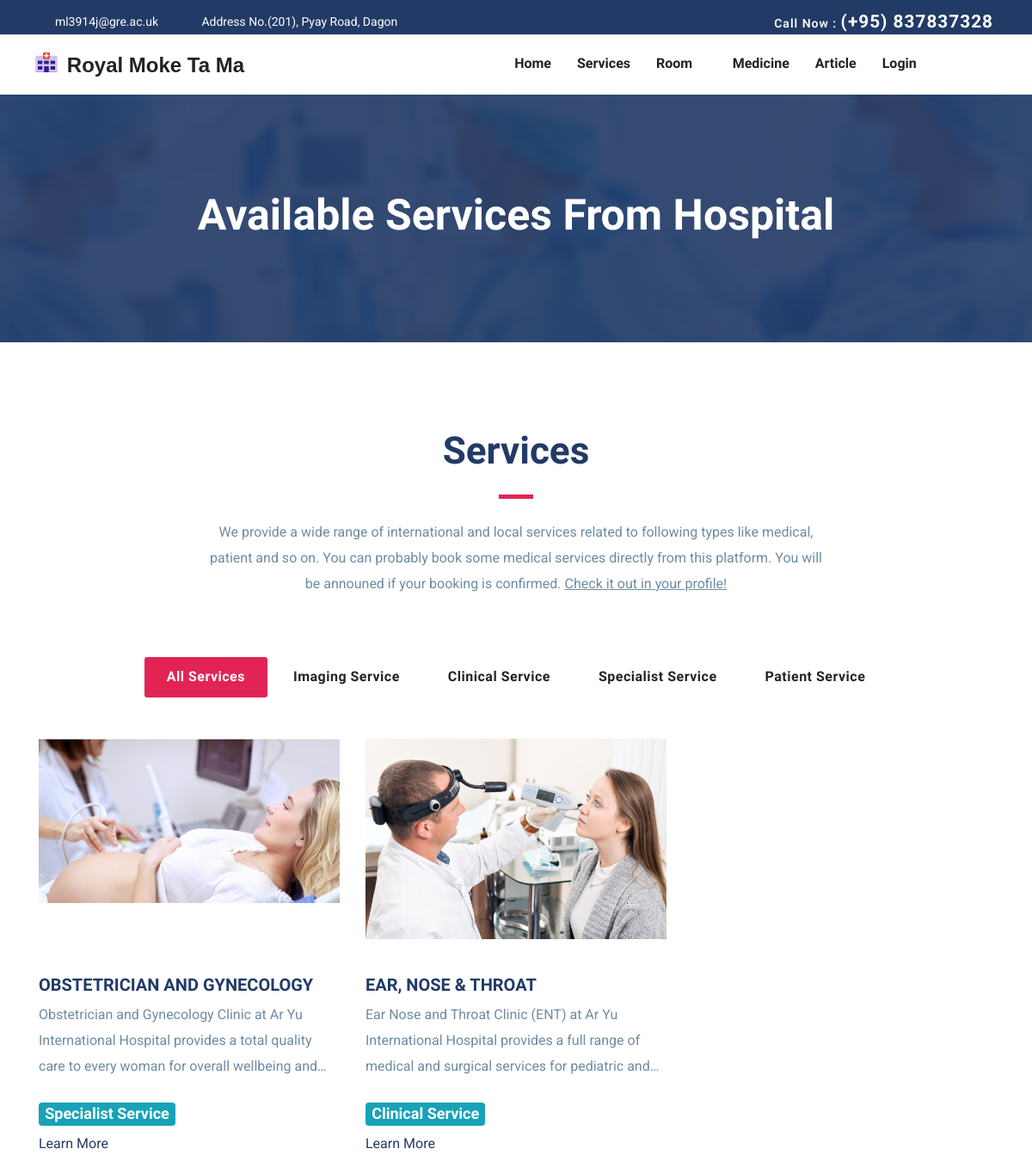
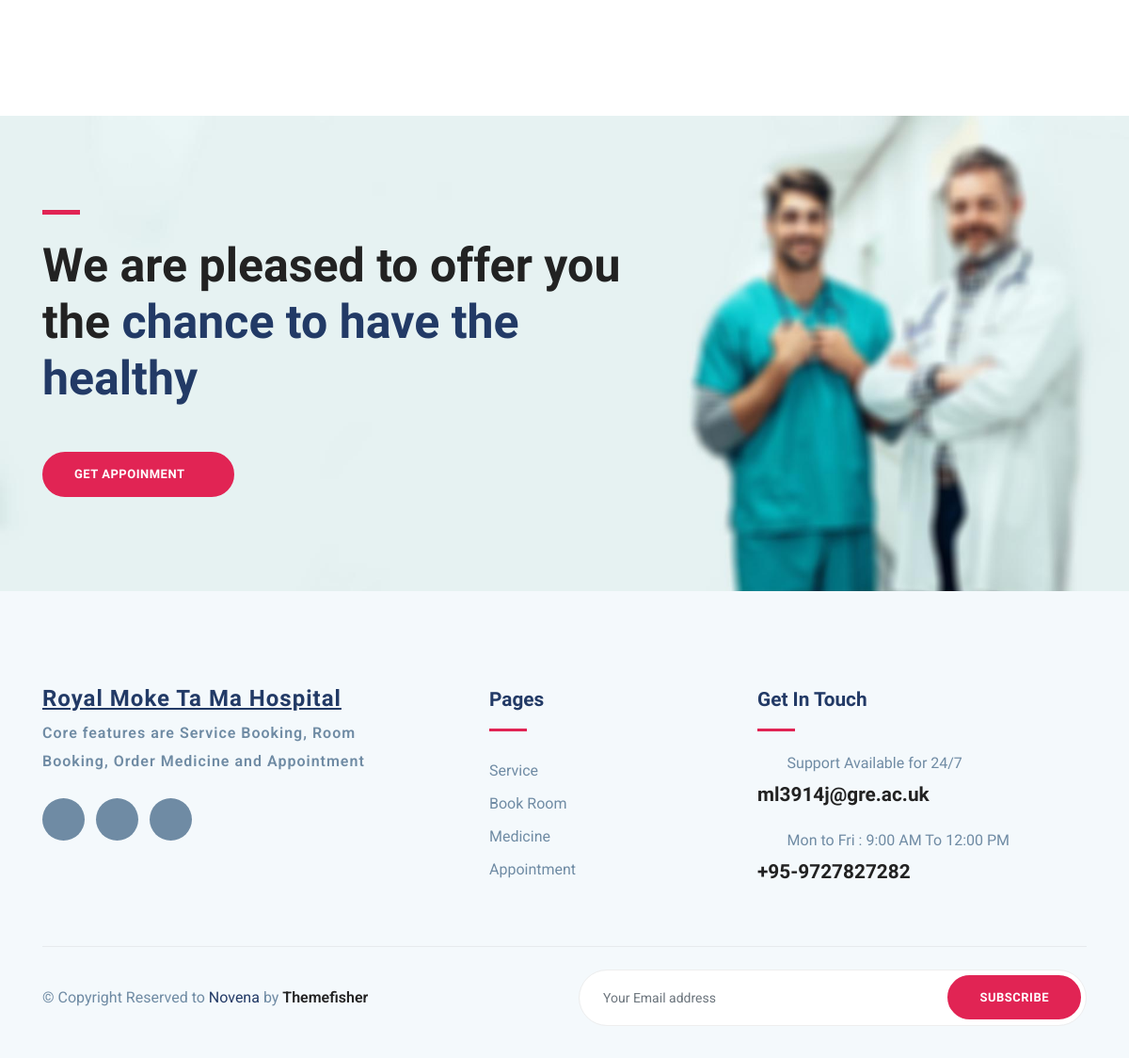
The app's page /service.php with its own data (2 pictures, top to bottom).
### tables this page shows
CREATE TABLE `servicetype` (
  `stId` int NOT NULL,
  `stServicetype` varchar(30) NOT NULL,
  `stDescription` text
);

CREATE TABLE `service` (
  `serviceId` int NOT NULL,
  `serviceName` varchar(100) NOT NULL,
  `serviceDescription` text NOT NULL,
  `serviceImg` varchar(70) NOT NULL,
  `sec1` varchar(100) DEFAULT NULL,
  `sec1Desp` text,
  `sec2` varchar(100) DEFAULT NULL,
  `sec2Desp` text,
  `sec3` varchar(100) DEFAULT NULL,
  `sec3Desp` text,
  `bookable` tinyint(1) DEFAULT NULL,
  `cost` int DEFAULT NULL,
  `stId` int NOT NULL
);

### service.php (the view, shortened to what this page needs)
<?php
include("header.php");
include("connect.php");
?>
<section class="page-title bg-1" id="site-start-section">
    <div class="container">
        <div class="row">
            <div class="col-md-12">
                <div class="block text-center">
                    <h1 class="text-capitalize mb-5 text-lg">Available Services from hospital</h1>
                </div>
            </div>
        </div>
    </div>
</section>
<section class="section doctors">
    <div class="container">
        <div class="row justify-content-center">
            <div class="col-lg-8 text-center">
                <div class="section-title">
                    <h2>Services</h2>
                    <div class="divider mx-auto my-4"></div>
                    <p>We provide a wide range of international and local services related to following types like medical, patient and so on. You can probably book some medical services directly from this platform. You will be announed if your booking is confirmed. <u>Check it out in your profile!</u></p>
                </div>
            </div>
        </div>
        <div class="col-12 text-center  mb-5">
            <div class="btn-group btn-group-toggle " data-toggle="buttons">
                <label class="btn active ">
                    <input type="radio" name="shuffle-filter" value="all" checked="checked" />All Services
                </label>
                <?php
                $selectst = "SELECT * from servicetype";
                $runselectst = $connection->query($selectst);
                $dataofst = $runselectst->fetch_all(MYSQLI_ASSOC);
                foreach ($dataofst as $dataone) {
                    $servicetypeid = $dataone['stId'];
                    $servicetype = $dataone['stServicetype'];
                    echo "<label class='btn'>";
                    echo "<input type='radio' name='shuffle-filter' value='$servicetypeid' />$servicetype";
                    echo "</label>";
                }
                ?>
            </div>
        </div>
        <div class="row shuffle-wrapper">
            <?php
            $select = "SELECT s.*,st.* from service s,servicetype st where s.stId=st.stId";
            $runselect = $connection->query($select);
            $countofservice = $runselect->num_rows;
            if ($countofservice > 0) {
                $dataofservice = $runselect->fetch_all(MYSQLI_ASSOC);
                foreach ($dataofservice as $dataeachservice) {
                    $servicetypeId = $dataeachservice['stId'];
                    $serviceImg = $dataeachservice['serviceImg'];
                    $serviceTitle = $dataeachservice['serviceName'];
                    $serviceDesp = $dataeachservice['serviceDescription'];
                    $servicetype = $dataeachservice['stServicetype'];
                    $serviceIdToDetail = $dataeachservice['serviceId'];
                    echo "
                    <div class='col-lg-4 col-md-6 mb-4 shuffle-item space_left' data-groups='[&quot;$servicetypeId&quot;]'>
                    <div class='department-block mb-5 mb-lg-0 clearfix'>
                        <div alt='' style='width:100%; height:250px; background-image:url(admin/$serviceImg); background-size:contain; background-repeat:no-repeat;'></div>
                        <div class='content'>
                            <h5 class='mt-4 mb-2 title-color'>$serviceTitle</h5>
                            <p class='mb-4 makeline'>$serviceDesp</p>
                            <h3><span class='badge badge-info'>$servicetype</span></h3>
                            <a href='servicedetail.php?serviceIdToDetail=$serviceIdToDetail' class='read-more'>Learn More <i class='icofont-simple-right ml-2'></i></a>
                        </div>
                    </div>
                    </div><br>
                    ";
                }
            }
            ?>
        </div>
    </div>
</section>
<section class="section cta-page">
    <div class="container">
        <div class="row">
            <div class="col-lg-7">
                <div class="cta-content">
                    <div class="divider mb-4"></div>
                    <h2 class="mb-5 text-lg">We are pleased to offer you the <span class="title-color">chance to have the healthy</span></h2>
                    <a href="appoinment.html" class="btn btn-main-2 btn-round-full">Get appoinment<i class="icofont-simple-right  ml-2"></i></a>
                </div>
            </div>
        </div>
    </div>
</section>
<?php
include("footer.php");
?>

### css/style.css (style rules this page uses)
html { overflow-x: hidden; }
body { line-height: 1.6; font-family: "Roboto", sans-serif; -webkit-font-smoothing: antialiased; font-size: 16px; color: #6F8BA4; font-weight: 400; }
h1, .h1, h2, .h2, h3, .h3, h4, .h4, h5, .h5, h6, .h6 { font-family: "Exo", sans-serif; font-weight: 700; color: #222; }
h1, .h1 { font-size: 2.5rem; }
h2, .h2 { font-size: 44px; }
h3, .h3 { font-size: 1.5rem; }
h5, .h5 { font-size: 1.25rem; }
p { line-height: 30px; }
.btn { display: inline-block; font-size: 14px; font-size: 0.8125rem; font-weight: 700; letter-spacing: .5px; padding: .75rem 2rem; font-family: "Exo", sans-serif; text-transform: uppercase; border-radius: 5px; border: 2px solid transparent; transition: all .35s ease; }
.btn-main-2 { background: #e12454; color: #fff; border-color: #e12454; }
.btn-round-full { border-radius: 50px; }
.section { padding: 100px 0; }
.text-lg { font-size: 3.75rem; }
a { color: #222; text-decoration: none; transition: all .35s ease; }
.page-title { padding: 120px 0px 70px 0px; position: relative; }
.page-title .block h1 { color: #fff; }
.title-color { color: #223a66; }
.section-title { margin-bottom: 70px; }
.section-title h2 { color: #223a66; }
.text-lg { font-size: 50px; }
.bg-1 { background: url("../images/bg/22.jpg") no-repeat 50% 50%; background-size: cover; position: relative; }
.divider { width: 40px; height: 5px; background: #e12454; }
.doctors .btn-group .btn { border-radius: 0px; margin: 0px 2px; text-transform: capitalize; font-size: 16px; padding: .6rem 1.5rem; cursor: pointer; }
.doctors .btn-group .btn.active { box-shadow: none !important; border-color: transparent; background: #e12454; color: #fff; }
.doctors .btn-group > .btn-group:not(:last-child) > .btn, .doctors .btn-group > .btn:not(:last-child):not(.dropdown-toggle), .doctors .btn-group > .btn:not(:first-child) { border-radius: 3px; }
.read-more { color: #223a66; }
.cta-page { background: url("../images/bg/banner.jpg") no-repeat; background-size: cover; position: relative; }

### fixingnavbar.css (style rules this page uses)
@media (min-width: 992px) { #site-start-section { margin-top: 100px; } }

### service.php (style rules this page uses)
.makeline { display: -webkit-box; overflow: hidden; text-overflow: ellipsis; -webkit-line-clamp: 3; -webkit-box-orient: vertical; }

### records on screen
servicetype: stServicetype "Imaging Service"
servicetype: stServicetype "Clinical Service"
servicetype: stServicetype "Specialist Service"
servicetype: stServicetype "Patient Service"
service: serviceImg (picture), serviceName "OBSTETRICIAN AND GYNECOLOGY", serviceDescription "Obstetrician and Gynecology Clinic at Ar Yu International Hospital provides a total quality care to every woman for overall wellbeing…", stId.stServicetype "Specialist Service"
service: serviceImg (picture), serviceName "EAR, NOSE & THROAT", serviceDescription "Ear Nose and Throat Clinic (ENT) at Ar Yu International Hospital provides a full range of medical and surgical services for pediatric…", stId.stServicetype "Clinical Service"
